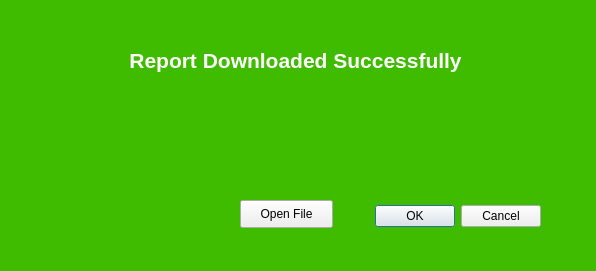
<?xml version="1.0" encoding="UTF-8"?>
<ui version="4.0">
 <class>FileDownload_Dialog</class>
 <widget class="QDialog" name="FileDownload_Dialog">
  <property name="geometry">
   <rect>
    <x>0</x>
    <y>0</y>
    <width>596</width>
    <height>271</height>
   </rect>
  </property>
  <property name="windowTitle">
   <string>Dialog</string>
  </property>
  <property name="styleSheet">
   <string notr="true">QDialog{background-color: rgb(63, 188, 0);}</string>
  </property>
  <widget class="QDialogButtonBox" name="buttonBox">
   <property name="geometry">
    <rect>
     <x>200</x>
     <y>200</y>
     <width>341</width>
     <height>32</height>
    </rect>
   </property>
   <property name="orientation">
    <enum>Qt::Horizontal</enum>
   </property>
   <property name="standardButtons">
    <set>QDialogButtonBox::Cancel|QDialogButtonBox::Ok</set>
   </property>
  </widget>
  <widget class="QLabel" name="label">
   <property name="geometry">
    <rect>
     <x>10</x>
     <y>30</y>
     <width>571</width>
     <height>61</height>
    </rect>
   </property>
   <property name="font">
    <font>
     <family>Segoe UI</family>
     <pointsize>16</pointsize>
     <weight>75</weight>
     <bold>true</bold>
    </font>
   </property>
   <property name="styleSheet">
    <string notr="true">color: rgb(255, 255, 255);</string>
   </property>
   <property name="text">
    <string>Report Downloaded Successfully</string>
   </property>
   <property name="alignment">
    <set>Qt::AlignCenter</set>
   </property>
  </widget>
  <widget class="QLabel" name="report_path">
   <property name="geometry">
    <rect>
     <x>30</x>
     <y>90</y>
     <width>401</width>
     <height>81</height>
    </rect>
   </property>
   <property name="text">
    <string/>
   </property>
  </widget>
  <widget class="QPushButton" name="open_file_btn">
   <property name="geometry">
    <rect>
     <x>240</x>
     <y>200</y>
     <width>93</width>
     <height>28</height>
    </rect>
   </property>
   <property name="text">
    <string>Open File</string>
   </property>
  </widget>
 </widget>
 <resources/>
 <connections>
  <connection>
   <sender>buttonBox</sender>
   <signal>accepted()</signal>
   <receiver>FileDownload_Dialog</receiver>
   <slot>accept()</slot>
   <hints>
    <hint type="sourcelabel">
     <x>248</x>
     <y>254</y>
    </hint>
    <hint type="destinationlabel">
     <x>157</x>
     <y>274</y>
    </hint>
   </hints>
  </connection>
  <connection>
   <sender>buttonBox</sender>
   <signal>rejected()</signal>
   <receiver>FileDownload_Dialog</receiver>
   <slot>reject()</slot>
   <hints>
    <hint type="sourcelabel">
     <x>316</x>
     <y>260</y>
    </hint>
    <hint type="destinationlabel">
     <x>286</x>
     <y>274</y>
    </hint>
   </hints>
  </connection>
 </connections>
</ui>
